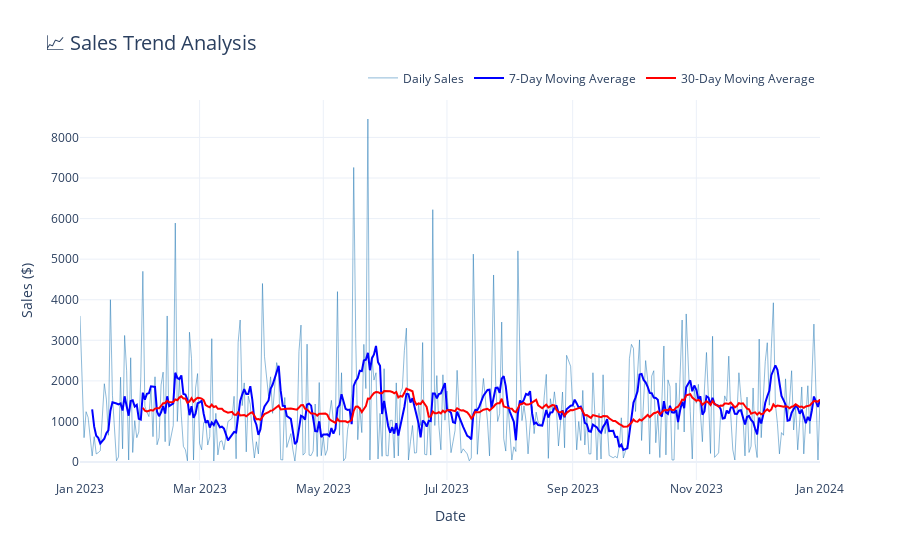

Notebook cell for this chart:
### Code cell
# Interactive Sales Trend Chart

fig_trend = go.Figure()

# Historical sales
fig_trend.add_trace(go.Scatter(
    x=daily_sales['Date'],
    y=daily_sales['Daily_Sales'],
    name='Daily Sales',
    line=dict(color='rgba(31, 119, 180, 0.5)', width=1),
    mode='lines'
))

# 7-day moving average
fig_trend.add_trace(go.Scatter(
    x=daily_sales['Date'],
    y=daily_sales['MA_7'],
    name='7-Day Moving Average',
    line=dict(color='blue', width=2)
))

# 30-day moving average
fig_trend.add_trace(go.Scatter(
    x=daily_sales['Date'],
    y=daily_sales['MA_30'],
    name='30-Day Moving Average',
    line=dict(color='red', width=2)
))

fig_trend.update_layout(
    title=dict(text='📈 Sales Trend Analysis', font=dict(size=20)),
    xaxis_title='Date',
    yaxis_title='Sales ($)',
    template='plotly_white',
    hovermode='x unified',
    height=500,
    legend=dict(orientation="h", yanchor="bottom", y=1.02, xanchor="right", x=1)
)

fig_trend.show()

### Figure 1 — Plotly figure (JSON) as saved in the notebook; plotly's stock layout.template omitted (floating-point values rounded to 4 significant figures; data arrays with more than 128 entries replaced by an {"elided": "..."} marker saying what was removed)
{"data": [{"line": {"color": "rgba(31, 119, 180, 0.5)", "width": 1}, "mode": "lines", "name": "Daily Sales", "type": "scatter", "x": {"elided": "345 str values"}, "y": {"elided": "345 int values"}}, {"line": {"color": "blue", "width": 2}, "name": "7-Day Moving Average", "type": "scatter", "x": {"elided": "345 str values"}, "y": {"elided": "345 float values"}}, {"line": {"color": "red", "width": 2}, "name": "30-Day Moving Average", "type": "scatter", "x": {"elided": "345 str values"}, "y": {"elided": "345 float values"}}], "layout": {"autosize": true, "hovermode": "x unified", "legend": {"orientation": "h", "x": 1, "xanchor": "right", "y": 1.02, "yanchor": "bottom"}, "title": {"font": {"size": 20}, "text": "📈 Sales Trend Analysis"}, "xaxis": {"autorange": true, "range": ["2023-01-01", "2024-01-01"], "title": {"text": "Date"}, "type": "date"}, "yaxis": {"autorange": true, "range": [-443.3, 8923.0], "title": {"text": "Sales ($)"}, "type": "linear"}}}
